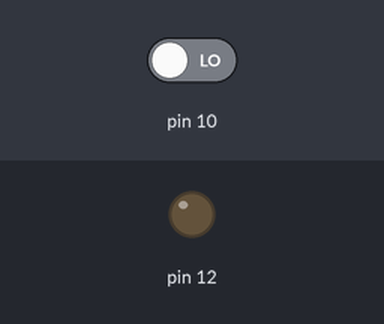
A sketch run on a simulated Arduino Uno, built with avr-gcc and run on an emulated ATmega328P. Shown: output pins drawn as LEDs (lit = HIGH). The inputs (shaded band) are chosen by the test bench; at power-on: pin 10 LOW.

Above: at 1.2 s.
1.3 s: pin 10 driven HIGH
At 1.8 s:
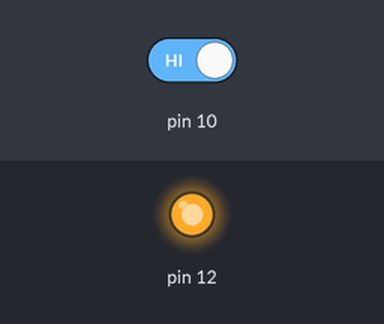
2.8 s: pin 10 driven LOW
At 4.1 s:
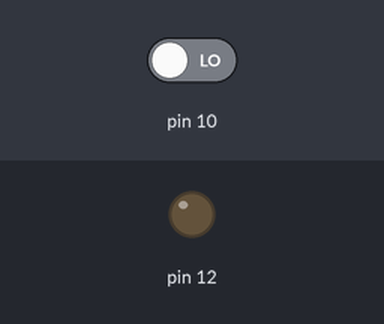
Timing chart, 0 to 5.8 s (numbered marks = the images above; inputs shaded):
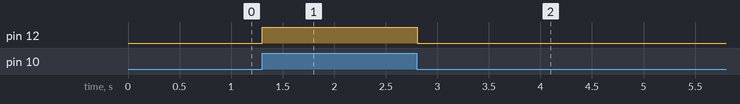

Measured:
- after the input at 1.3 s, pin 12: LOW → HIGH at once
- after the input at 2.8 s, pin 12: HIGH → LOW at once

The sketch:

turnOnLedByPushBtn.ino
```cpp
// Turn ON LED when press button
// C++ code
//
void setup()
{
    pinMode(12, OUTPUT);
    pinMode(10, INPUT);
}

void loop()
{
    int button = digitalRead(10);
    if (button == HIGH)
    {
        digitalWrite(12, HIGH);
    }
    else
    {
        digitalWrite(12, LOW);
    }

    delay(5);
}
```

distenceMeasure.cpp
```cpp
// Measure distance using sensors and set if object in range turn light and on buzzer
// C++ code
//
int trig = 3;
int echo = 2;

void setup()
{
    pinMode(5, OUTPUT);
    pinMode(6, OUTPUT);
    pinMode(trig, OUTPUT);
    pinMode(echo, INPUT);
    Serial.begin(9600);
}

void loop()
{
    digitalWrite(trig, LOW);
    delay(2);
    digitalWrite(trig, HIGH);
    delay(15);
    digitalWrite(trig, LOW);

    int time = pulseIn(echo, HIGH);
    int dis = time * 0.034 / 2;
    if (dis < 324)
    {
        digitalWrite(5, HIGH);
        digitalWrite(6, HIGH);
    }
    else
    {
        digitalWrite(5, LOW);
        digitalWrite(6, LOW);
    }
    Serial.println(dis);
}
```

onLEDByEvenOdd.cpp
```cpp
//Turning on 3 led's depending when 0 on red, even on green and odd on blue using loop 0-10

void setup()
{
    pinMode(13, OUTPUT); // Red LED
    pinMode(8, OUTPUT);  // Blue LED
    pinMode(7, OUTPUT);  // Green LED

    for (int i = 0; i <= 10; i++)
    {
        if (i == 0)
        {
            digitalWrite(13, HIGH); // Red ON
            digitalWrite(8, LOW);
            digitalWrite(7, LOW);
        }
        else if (i % 2 != 0)
        { // Odd
            digitalWrite(13, LOW);
            digitalWrite(8, HIGH); // Blue ON
            digitalWrite(7, LOW);
        }
        else
        { // Even (not zero)
            digitalWrite(13, LOW);
            digitalWrite(8, LOW);
            digitalWrite(7, HIGH); // Green ON
        }

        delay(1000); // Wait 1 second for each number

        // Turn off all LEDs before next number
        digitalWrite(13, LOW);
        digitalWrite(8, LOW);
        digitalWrite(7, LOW);
    }
}

void loop()
{
    // Do nothing after running once
}
```

trafficLightSys.cpp
```cpp
// Make a traffic light system using 3 led and buzzer
// C++ code

int redL = 2, yellowL = 3, greenL = 4;
int buzzarPin = 5; // Bzzar Pin
int btnPin = 6;    // Button Pin
int btnStatus = 0;
int toggle = 0;

void setup()
{
    pinMode(redL, OUTPUT);
    pinMode(yellowL, OUTPUT);
    pinMode(greenL, OUTPUT);
    pinMode(buzzarPin, OUTPUT);
}

void loop()
{
    btnStatus = digitalRead(btnPin);

    if (btnStatus == HIGH)
    {
        digitalWrite(buzzarPin, LOW);
        digitalWrite(redL, HIGH);
        delay(5000);
        digitalWrite(redL, LOW);

        digitalWrite(yellowL, HIGH);
        delay(3000);
        digitalWrite(yellowL, LOW);

        digitalWrite(buzzarPin, HIGH);
        delay(300);
        digitalWrite(buzzarPin, LOW);

        digitalWrite(greenL, HIGH);
        delay(5000);
        digitalWrite(greenL, LOW);

        digitalWrite(buzzarPin, HIGH);
    }
}
```

turnOn3LED.cpp
```cpp
// Turning on three led light

void setup()
{
    pinMode(13, OUTPUT); // RED
    pinMode(8, OUTPUT);  // BLUE
    pinMode(7, OUTPUT);  // GREEN
}

void loop()
{
    digitalWrite(13, HIGH); // RED ON
    delay(1000);
    digitalWrite(13, LOW);

    digitalWrite(8, HIGH); // BLUE ON
    delay(1000);
    digitalWrite(8, LOW);

    digitalWrite(7, HIGH); // GREEN ON
    delay(1000);
    digitalWrite(7, LOW);

    // while (true); // Stop the loop after 3 repetitions
}
```
